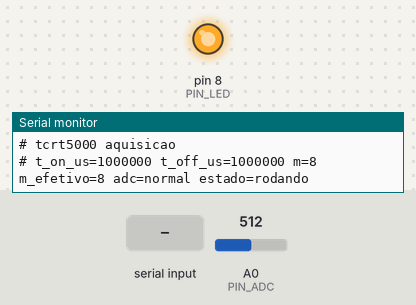
A program run on a simulated Arduino Mega 2560, built with avr-gcc and run on an emulated ATmega2560. Shown: output pins drawn as LEDs (lit = HIGH), the last lines printed to the serial monitor. The test bench sets the inputs (shaded band); at power-on: A0 (PIN_ADC) = 512.

Above: at 0.1 s.
At 1.2 s:
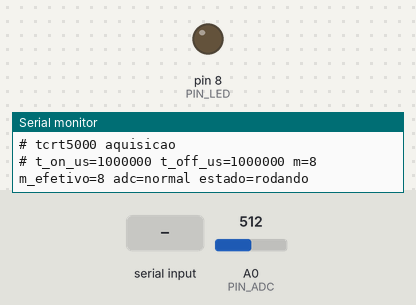
1.3 s: "pausa\n" received over Serial
At 2.2 s:
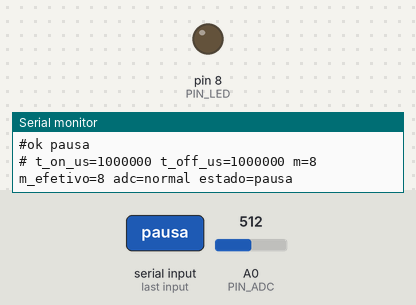
3.5 s: "on,1\n" received over Serial
5.0 s: "off,1\n" received over Serial
Timing chart, 0 to 8.0 s (numbered marks = the images above; inputs shaded):
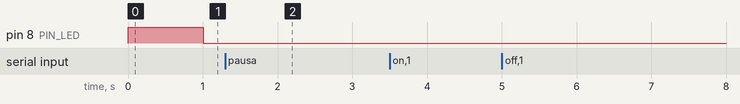

The program:

main.cpp
```cpp
// Firmware de aquisição do TCRT5000 (TP3).
//
// Mesmo circuito do roteiro: LED infravermelho no D8 (via 100 ohm) e
// coletor do fototransistor no A0 (pull-up de 4,7 k). O ciclo também é
// o do roteiro: acende, espera t_on, lê; apaga, espera t_off, lê; o
// sinal é max(0, adc_off - adc_on). O que muda:
//
//   - cada linha traz os tempos e as duas leituras, não só o sinal;
//   - cada leitura é a média de M conversões no fim da janela;
//   - os tempos ficam em microssegundos e mudam por comando na serial,
//     sem regravar;
//   - com ciclos curtos, as medidas vão para um buffer e só depois são
//     impressas, para que a serial não alongue o tempo desligado;
//   - um modo "degrau" mede a resposta do A0 logo após o LED ligar e
//     desligar.
//
// Saída (115200 baud):
//   A,t_on_us,t_off_us,adc_on,adc_off,sinal   uma linha por ciclo
//   G,borda,t_us,a0                           degrau (borda 1 = liga, 0 = apaga)
//   # ...                                     comentários e confirmações
//
// Comandos (uma linha cada, terminada em \n):
//   on <us>          tempo ligado em microssegundos
//   off <us>         tempo desligado em microssegundos
//   m <M>            conversões por leitura (1 a 64)
//   pausa | go       para / retoma os ciclos (pausado, o LED fica apagado)
//   adc rapido       divisor do ADC em 16 (~16 us por conversão)
//   adc normal       divisor do ADC em 128 (~112 us, padrão do Arduino)
//   degrau <K> <R>   K amostras após cada borda, média de R repetições
//   ?                mostra a configuração

#include <Arduino.h>

const int PIN_LED = 8;
const int PIN_ADC = A0;

// Com t_on ou t_off abaixo disso, usa M = 1: as conversões extras
// alongariam a janela que está sendo estudada.
const uint32_t T_MEDIA_MIN_US = 5000;
// Ciclos mais curtos que isso são medidos em blocos e impressos depois.
const uint32_t T_BLOCO_US = 20000;
const int BLOCO = 100;
// Limites do modo degrau.
const int K_MAX = 250;
const int R_MAX = 50;

uint32_t t_on_us = 1000000UL;
uint32_t t_off_us = 1000000UL;
int m_conv = 8;
bool rodando = true;
bool adc_rapido = false;

int buf_on[BLOCO];
int buf_off[BLOCO];
uint32_t soma_a[K_MAX];
uint32_t soma_t[K_MAX];

char linha[40];
int n_linha = 0;

void espera_us(uint32_t us) {
  // delayMicroseconds só é exato até 16383 us.
  if (us >= 16000UL) {
    delay(us / 1000UL);
    delayMicroseconds(us % 1000UL);
  } else {
    delayMicroseconds(us);
  }
}

int ler_media(int m) {
  long s = 0;
  for (int i = 0; i < m; i++) s += analogRead(PIN_ADC);
  return (int)((s + m / 2) / m);
}

void ciclo(int m, int &adc_on, int &adc_off) {
  digitalWrite(PIN_LED, HIGH);
  espera_us(t_on_us);
  adc_on = ler_media(m);
  digitalWrite(PIN_LED, LOW);
  espera_us(t_off_us);
  adc_off = ler_media(m);
}

void imprime(int adc_on, int adc_off) {
  int sinal = adc_off - adc_on;
  if (sinal < 0) sinal = 0;
  Serial.print("A,");
  Serial.print(t_on_us);
  Serial.print(',');
  Serial.print(t_off_us);
  Serial.print(',');
  Serial.print(adc_on);
  Serial.print(',');
  Serial.print(adc_off);
  Serial.print(',');
  Serial.println(sinal);
}

int m_efetivo() {
  if (t_on_us < T_MEDIA_MIN_US || t_off_us < T_MEDIA_MIN_US) return 1;
  return m_conv;
}

void define_adc(bool rapido) {
  adc_rapido = rapido;
  ADCSRA = (ADCSRA & ~0x07) | (rapido ? 0x04 : 0x07);
  analogRead(PIN_ADC);  // a primeira conversão após a troca é descartada
}

void mostra_config() {
  Serial.print("# t_on_us=");
  Serial.print(t_on_us);
  Serial.print(" t_off_us=");
  Serial.print(t_off_us);
  Serial.print(" m=");
  Serial.print(m_conv);
  Serial.print(" m_efetivo=");
  Serial.print(m_efetivo());
  Serial.print(" adc=");
  Serial.print(adc_rapido ? "rapido" : "normal");
  Serial.print(" estado=");
  Serial.println(rodando ? "rodando" : "pausa");
}

void degrau(int k, int r) {
  if (k < 1 || k > K_MAX || r < 1 || r > R_MAX) {
    Serial.println("# erro: degrau <K 1..250> <R 1..50>");
    return;
  }
  for (int borda = 1; borda >= 0; borda--) {
    for (int i = 0; i < k; i++) soma_a[i] = soma_t[i] = 0;
    for (int rep = 0; rep < r; rep++) {
      // Estado oposto por 100 ms, para partir do regime.
      digitalWrite(PIN_LED, borda ? LOW : HIGH);
      delay(100);
      uint32_t t0 = micros();
      digitalWrite(PIN_LED, borda ? HIGH : LOW);
      for (int i = 0; i < k; i++) {
        uint32_t t = micros() - t0;
        soma_a[i] += analogRead(PIN_ADC);
        soma_t[i] += t;
      }
    }
    digitalWrite(PIN_LED, LOW);
    for (int i = 0; i < k; i++) {
      Serial.print("G,");
      Serial.print(borda);
      Serial.print(',');
      Serial.print((soma_t[i] + r / 2) / r);
      Serial.print(',');
      Serial.println((float)soma_a[i] / r, 1);
    }
  }
  Serial.println("#fim degrau");
}

void executa(char *cmd) {
  char *nome = strtok(cmd, " \t\r");
  if (nome == NULL) return;
  char *a1 = strtok(NULL, " \t\r");
  char *a2 = strtok(NULL, " \t\r");

  if (!strcmp(nome, "on") && a1) {
    t_on_us = strtoul(a1, NULL, 10);
  } else if (!strcmp(nome, "off") && a1) {
    t_off_us = strtoul(a1, NULL, 10);
  } else if (!strcmp(nome, "m") && a1) {
    m_conv = constrain(atoi(a1), 1, 64);
  } else if (!strcmp(nome, "pausa")) {
    rodando = false;
    digitalWrite(PIN_LED, LOW);
  } else if (!strcmp(nome, "go")) {
    rodando = true;
  } else if (!strcmp(nome, "adc") && a1) {
    define_adc(!strcmp(a1, "rapido"));
  } else if (!strcmp(nome, "degrau") && a1 && a2) {
    Serial.println("#ok degrau");
    degrau(atoi(a1), atoi(a2));
    return;
  } else if (!strcmp(nome, "?")) {
    mostra_config();
    return;
  } else {
    Serial.print("# erro: comando desconhecido: ");
    Serial.println(nome);
    return;
  }
  Serial.print("#ok ");
  Serial.println(nome);
  mostra_config();
}

void le_comandos() {
  while (Serial.available()) {
    char c = Serial.read();
    if (c == '\n') {
      linha[n_linha] = '\0';
      executa(linha);
      n_linha = 0;
    } else if (n_linha < (int)sizeof(linha) - 1) {
      linha[n_linha++] = c;
    }
  }
}

void setup() {
  pinMode(PIN_LED, OUTPUT);
  digitalWrite(PIN_LED, LOW);
  Serial.begin(115200);
  define_adc(false);
  Serial.println("# tcrt5000 aquisicao");
  mostra_config();
}

void loop() {
  le_comandos();
  if (!rodando) return;

  int m = m_efetivo();
  int adc_on, adc_off;

  if (t_on_us + t_off_us >= T_BLOCO_US) {
    ciclo(m, adc_on, adc_off);
    imprime(adc_on, adc_off);
    return;
  }

  // Ciclo curto: um ciclo de aquecimento (o LED vinha apagado havia mais
  // tempo que t_off) e depois BLOCO ciclos seguidos, sem serial no meio.
  ciclo(m, adc_on, adc_off);
  for (int i = 0; i < BLOCO; i++) ciclo(m, buf_on[i], buf_off[i]);
  digitalWrite(PIN_LED, LOW);
  for (int i = 0; i < BLOCO; i++) imprime(buf_on[i], buf_off[i]);
}
```

Measured:
- after the input at 1.3 s, pin 8 (PIN_LED): stays LOW (without the input it goes to HIGH after 0.71 s)
